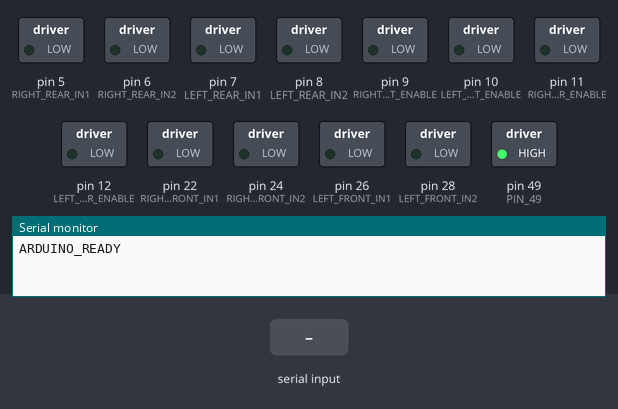
Simulated run of this sketch. Board: Arduino Mega 2560, built with avr-gcc and run on an emulated ATmega2560. Shown: switched loads named in the sketch (green lamp = pin HIGH), the last lines printed to the serial monitor. The inputs (shaded band) are chosen by the test bench.

Above: at 2.2 s.
2.3 s: "FORWARD\n" received over Serial
At 2.6 s:
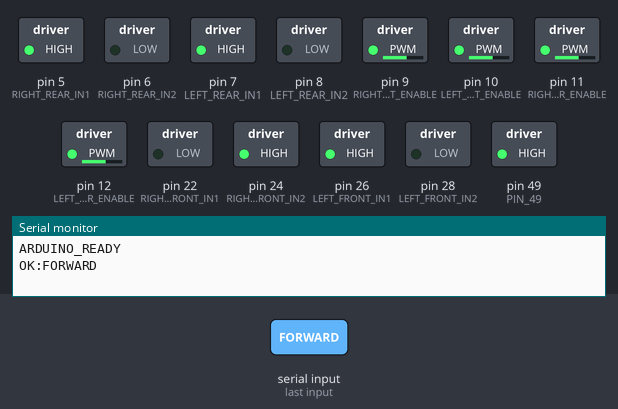
5.3 s: "BACKWARD\n" received over Serial
At 6.1 s:
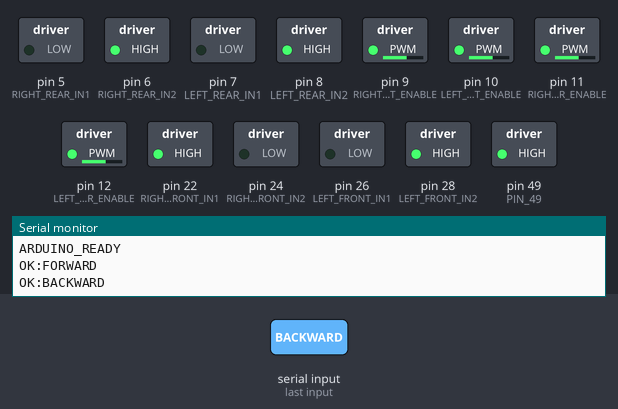
8.3 s: "LEFT\n" received over Serial
At 9.5 s:
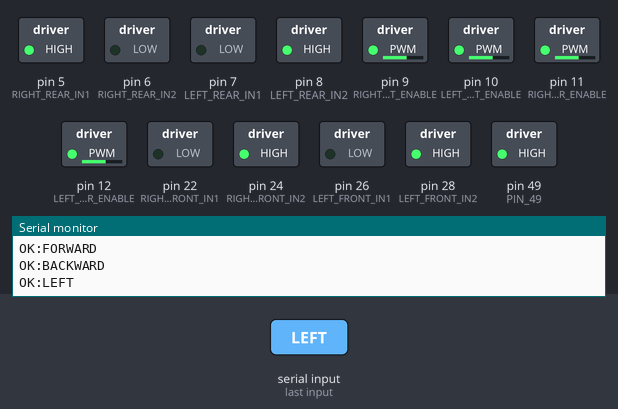
11.3 s: "RIGHT\n" received over Serial
At 11.8 s:
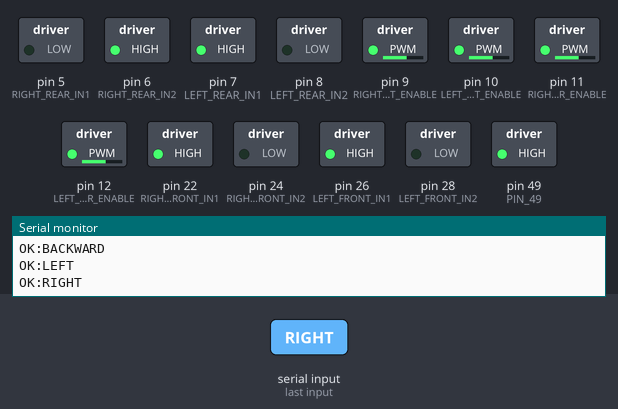
14.3 s: "FWD\n" received over Serial
At 15.2 s:
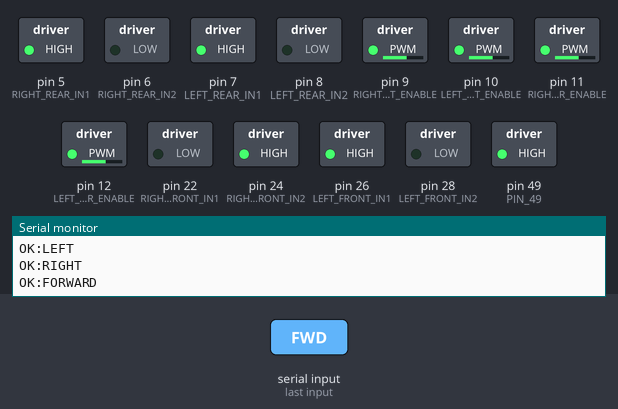
17.3 s: "BWD\n" received over Serial
At 18.7 s:
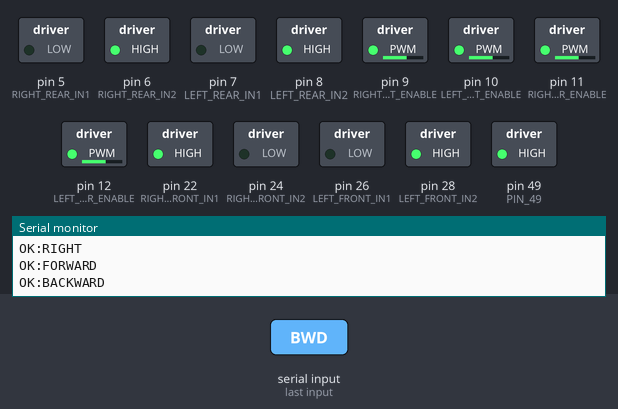
Timing chart, 0 to 20.8 s (numbered marks = the images above; inputs shaded):
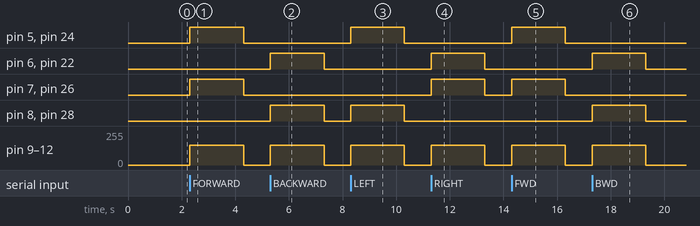

Measured:
- after the input at 2.3 s, pin 5 (RIGHT_REAR_IN1), pin 7 (LEFT_REAR_IN1), pin 24 (RIGHT_FRONT_IN2), pin 26 (LEFT_FRONT_IN1): LOW → HIGH at once, → LOW 2.0 s later; pin 9 (RIGHT_FRONT_ENABLE), pin 10 (LEFT_FRONT_ENABLE), pin 11 (RIGHT_REAR_ENABLE), pin 12 (LEFT_REAR_ENABLE): 0/255 → 150/255 at once, → 0/255 2.0 s later
- after the input at 5.3 s, pin 6 (RIGHT_REAR_IN2), pin 8 (LEFT_REAR_IN2), pin 22 (RIGHT_FRONT_IN1), pin 28 (LEFT_FRONT_IN2): LOW → HIGH at once, → LOW 2.0 s later; pin 9 (RIGHT_FRONT_ENABLE), pin 10 (LEFT_FRONT_ENABLE), pin 11 (RIGHT_REAR_ENABLE), pin 12 (LEFT_REAR_ENABLE): 0/255 → 150/255 at once, → 0/255 2.0 s later
- after the input at 8.3 s, pin 5 (RIGHT_REAR_IN1), pin 8 (LEFT_REAR_IN2), pin 24 (RIGHT_FRONT_IN2), pin 28 (LEFT_FRONT_IN2): LOW → HIGH at once, → LOW 2.0 s later; pin 9 (RIGHT_FRONT_ENABLE), pin 10 (LEFT_FRONT_ENABLE), pin 11 (RIGHT_REAR_ENABLE), pin 12 (LEFT_REAR_ENABLE): 0/255 → 150/255 at once, → 0/255 2.0 s later
- after the input at 11.3 s, pin 6 (RIGHT_REAR_IN2), pin 7 (LEFT_REAR_IN1), pin 22 (RIGHT_FRONT_IN1), pin 26 (LEFT_FRONT_IN1): LOW → HIGH at once, → LOW 2.0 s later; pin 9 (RIGHT_FRONT_ENABLE), pin 10 (LEFT_FRONT_ENABLE), pin 11 (RIGHT_REAR_ENABLE), pin 12 (LEFT_REAR_ENABLE): 0/255 → 150/255 at once, → 0/255 2.0 s later
- after the input at 14.3 s, pin 5 (RIGHT_REAR_IN1), pin 7 (LEFT_REAR_IN1), pin 24 (RIGHT_FRONT_IN2), pin 26 (LEFT_FRONT_IN1): LOW → HIGH at once, → LOW 2.0 s later; pin 9 (RIGHT_FRONT_ENABLE), pin 10 (LEFT_FRONT_ENABLE), pin 11 (RIGHT_REAR_ENABLE), pin 12 (LEFT_REAR_ENABLE): 0/255 → 150/255 at once, → 0/255 2.0 s later
- after the input at 17.3 s, pin 6 (RIGHT_REAR_IN2), pin 8 (LEFT_REAR_IN2), pin 22 (RIGHT_FRONT_IN1), pin 28 (LEFT_FRONT_IN2): LOW → HIGH at once, → LOW 2.0 s later; pin 9 (RIGHT_FRONT_ENABLE), pin 10 (LEFT_FRONT_ENABLE), pin 11 (RIGHT_REAR_ENABLE), pin 12 (LEFT_REAR_ENABLE): 0/255 → 150/255 at once, → 0/255 2.0 s later

The sketch:

arduino_motor.ino
```cpp
/*
 * Police Robot Dog - Arduino Motor Control
 * OSOYOO FlexiRover Configuration
 * Arduino Mega 2560
 *
 * Receives serial commands from Raspberry Pi and controls motors
 * Commands: FORWARD, BACKWARD, LEFT, RIGHT, STOP
 *
 * Motor Setup (OSOYOO FlexiRover):
 * - 4 DC motors (Left Front, Right Front, Left Rear, Right Rear)
 * - Each motor uses: Direction pins (IN1, IN2), PWM pin (ENABLE)
 */

// Motor pin definitions (OSOYOO FlexiRover)
const int LEFT_FRONT_ENABLE = 10;   // PWM pin
const int LEFT_FRONT_IN1 = 26;       // Direction pin 1
const int LEFT_FRONT_IN2 = 28;       // Direction pin 2

const int RIGHT_FRONT_ENABLE = 9;   // PWM pin
const int RIGHT_FRONT_IN1 = 22;     // Direction pin 1
const int RIGHT_FRONT_IN2 = 24;     // Direction pin 2

const int LEFT_REAR_ENABLE = 12;    // PWM pin
const int LEFT_REAR_IN1 = 7;        // Direction pin 1
const int LEFT_REAR_IN2 = 8;        // Direction pin 2

const int RIGHT_REAR_ENABLE = 11;   // PWM pin
const int RIGHT_REAR_IN1 = 5;       // Direction pin 1
const int RIGHT_REAR_IN2 = 6;       // Direction pin 2

// Special pin
const int PIN_49 = 49;

// Motor speed (PWM: 0-255)
const int MOTOR_SPEED = 150;  // Adjust speed here (0-255)

// Failsafe: stop motors if no command received within this time (milliseconds)
const unsigned long FAILSAFE_TIMEOUT = 2000;  // 2 seconds
unsigned long lastCommandTime = 0;

// Serial command buffer
String commandBuffer = "";
const int MAX_COMMAND_LENGTH = 50;

void setup() {
  // Initialize serial communication
  Serial.begin(9600);
  Serial.setTimeout(100);  // 100ms timeout for reading

  // Set pin 49 HIGH (5V output)
  pinMode(PIN_49, OUTPUT);
  digitalWrite(PIN_49, HIGH);

  // Initialize motor pins as outputs
  pinMode(LEFT_FRONT_ENABLE, OUTPUT);
  pinMode(LEFT_FRONT_IN1, OUTPUT);
  pinMode(LEFT_FRONT_IN2, OUTPUT);

  pinMode(RIGHT_FRONT_ENABLE, OUTPUT);
  pinMode(RIGHT_FRONT_IN1, OUTPUT);
  pinMode(RIGHT_FRONT_IN2, OUTPUT);

  pinMode(LEFT_REAR_ENABLE, OUTPUT);
  pinMode(LEFT_REAR_IN1, OUTPUT);
  pinMode(LEFT_REAR_IN2, OUTPUT);

  pinMode(RIGHT_REAR_ENABLE, OUTPUT);
  pinMode(RIGHT_REAR_IN1, OUTPUT);
  pinMode(RIGHT_REAR_IN2, OUTPUT);

  // Start with motors stopped
  stopAllMotors();

  // Initialize command time
  lastCommandTime = millis();

  // Send ready signal
  Serial.println("ARDUINO_READY");

  delay(1000);
}

void loop() {
  // Check for serial commands
  if (Serial.available() > 0) {
    String command = Serial.readStringUntil('\n');
    command.trim();  // Remove whitespace
    command.toUpperCase();  // Convert to uppercase

    if (command.length() > 0 && command.length() < MAX_COMMAND_LENGTH) {
      processCommand(command);
      lastCommandTime = millis();  // Update last command time
    }
  }

  // Failsafe: stop motors if no command received for too long
  if (millis() - lastCommandTime > FAILSAFE_TIMEOUT) {
    stopAllMotors();
    // Optionally send status back
    // Serial.println("FAILSAFE_ACTIVATED");
  }
}

void processCommand(String command) {
  // Process movement commands
  if (command == "FORWARD" || command == "FWD") {
    moveForward();
    Serial.println("OK:FORWARD");
  }
  else if (command == "BACKWARD" || command == "BWD" || command == "REVERSE") {
    moveBackward();
    Serial.println("OK:BACKWARD");
  }
  else if (command == "LEFT") {
    turnLeft();
    Serial.println("OK:LEFT");
  }
  else if (command == "RIGHT") {
    turnRight();
    Serial.println("OK:RIGHT");
  }
  else if (command == "STOP") {
    stopAllMotors();
    Serial.println("OK:STOP");
  }
  else if (command == "STATUS" || command == "PING") {
    Serial.println("OK:STATUS");
  }
  // Individual motor test commands
  else if (command == "TEST_LF") {
    testMotor(LEFT_FRONT_IN1, LEFT_FRONT_IN2, LEFT_FRONT_ENABLE, "LEFT_FRONT");
  }
  else if (command == "TEST_RF") {
    testMotor(RIGHT_FRONT_IN1, RIGHT_FRONT_IN2, RIGHT_FRONT_ENABLE, "RIGHT_FRONT");
  }
  else if (command == "TEST_LR") {
    testMotor(LEFT_REAR_IN1, LEFT_REAR_IN2, LEFT_REAR_ENABLE, "LEFT_REAR");
  }
  else if (command == "TEST_RR") {
    testMotor(RIGHT_REAR_IN1, RIGHT_REAR_IN2, RIGHT_REAR_ENABLE, "RIGHT_REAR");
  }
  else {
    Serial.print("ERROR:UNKNOWN_COMMAND:");
    Serial.println(command);
  }
}

// Motor control functions
void moveForward() {
  // All motors forward
  // Front Right: forward works (LOW, HIGH)
  setMotor(RIGHT_FRONT_IN1, RIGHT_FRONT_IN2, RIGHT_FRONT_ENABLE, LOW, HIGH, MOTOR_SPEED);
  // Front Left: forward fixed (HIGH, LOW)
  setMotor(LEFT_FRONT_IN1, LEFT_FRONT_IN2, LEFT_FRONT_ENABLE, HIGH, LOW, MOTOR_SPEED);
  // Rear motors: REVERSED (HIGH, LOW)
  setMotor(RIGHT_REAR_IN1, RIGHT_REAR_IN2, RIGHT_REAR_ENABLE, HIGH, LOW, MOTOR_SPEED);
  setMotor(LEFT_REAR_IN1, LEFT_REAR_IN2, LEFT_REAR_ENABLE, HIGH, LOW, MOTOR_SPEED);
}

void moveBackward() {
  // All motors backward
  // Front Right: backward fixed (HIGH, LOW)
  setMotor(RIGHT_FRONT_IN1, RIGHT_FRONT_IN2, RIGHT_FRONT_ENABLE, HIGH, LOW, MOTOR_SPEED);
  // Front Left: backward works (LOW, HIGH)
  setMotor(LEFT_FRONT_IN1, LEFT_FRONT_IN2, LEFT_FRONT_ENABLE, LOW, HIGH, MOTOR_SPEED);
  // Rear motors: REVERSED (LOW, HIGH)
  setMotor(RIGHT_REAR_IN1, RIGHT_REAR_IN2, RIGHT_REAR_ENABLE, LOW, HIGH, MOTOR_SPEED);
  setMotor(LEFT_REAR_IN1, LEFT_REAR_IN2, LEFT_REAR_ENABLE, LOW, HIGH, MOTOR_SPEED);
}

void turnLeft() {
  // Left motors backward, right motors forward (pivot turn)
  // Front Right: forward (LOW, HIGH)
  setMotor(RIGHT_FRONT_IN1, RIGHT_FRONT_IN2, RIGHT_FRONT_ENABLE, LOW, HIGH, MOTOR_SPEED);
  // Front Left: backward (LOW, HIGH)
  setMotor(LEFT_FRONT_IN1, LEFT_FRONT_IN2, LEFT_FRONT_ENABLE, LOW, HIGH, MOTOR_SPEED);
  // Rear Right: forward (HIGH, LOW - reversed)
  setMotor(RIGHT_REAR_IN1, RIGHT_REAR_IN2, RIGHT_REAR_ENABLE, HIGH, LOW, MOTOR_SPEED);
  // Rear Left: backward (LOW, HIGH - reversed)
  setMotor(LEFT_REAR_IN1, LEFT_REAR_IN2, LEFT_REAR_ENABLE, LOW, HIGH, MOTOR_SPEED);
}

void turnRight() {
  // Right motors backward, left motors forward (pivot turn)
  // Front Right: backward (HIGH, LOW - reversed)
  setMotor(RIGHT_FRONT_IN1, RIGHT_FRONT_IN2, RIGHT_FRONT_ENABLE, HIGH, LOW, MOTOR_SPEED);
  // Front Left: forward (HIGH, LOW - reversed)
  setMotor(LEFT_FRONT_IN1, LEFT_FRONT_IN2, LEFT_FRONT_ENABLE, HIGH, LOW, MOTOR_SPEED);
  // Rear Right: backward (LOW, HIGH - reversed)
  setMotor(RIGHT_REAR_IN1, RIGHT_REAR_IN2, RIGHT_REAR_ENABLE, LOW, HIGH, MOTOR_SPEED);
  // Rear Left: forward (HIGH, LOW - reversed)
  setMotor(LEFT_REAR_IN1, LEFT_REAR_IN2, LEFT_REAR_ENABLE, HIGH, LOW, MOTOR_SPEED);
}

void stopAllMotors() {
  // Stop all motors
  setMotor(LEFT_FRONT_IN1, LEFT_FRONT_IN2, LEFT_FRONT_ENABLE, LOW, LOW, 0);
  setMotor(RIGHT_FRONT_IN1, RIGHT_FRONT_IN2, RIGHT_FRONT_ENABLE, LOW, LOW, 0);
  setMotor(LEFT_REAR_IN1, LEFT_REAR_IN2, LEFT_REAR_ENABLE, LOW, LOW, 0);
  setMotor(RIGHT_REAR_IN1, RIGHT_REAR_IN2, RIGHT_REAR_ENABLE, LOW, LOW, 0);
}

// Helper function to control a single motor
// in1, in2: direction pins, enable: PWM speed pin
// dir1, dir2: HIGH/LOW for direction, speed: 0-255 PWM value
void setMotor(int in1, int in2, int enable, int dir1, int dir2, int speed) {
  digitalWrite(in1, dir1);
  digitalWrite(in2, dir2);
  analogWrite(enable, speed);
}

// Test function for individual motors
void testMotor(int in1, int in2, int enable, String motorName) {
  Serial.print("Testing ");
  Serial.print(motorName);
  Serial.print(" (IN1=");
  Serial.print(in1);
  Serial.print(", IN2=");
  Serial.print(in2);
  Serial.print(", ENA=");
  Serial.print(enable);
  Serial.println(")");

  // Move forward for 1 second
  setMotor(in1, in2, enable, HIGH, LOW, MOTOR_SPEED);
  delay(1000);

  // Stop
  setMotor(in1, in2, enable, LOW, LOW, 0);
  delay(500);

  // Move backward for 1 second
  setMotor(in1, in2, enable, LOW, HIGH, MOTOR_SPEED);
  delay(1000);

  // Stop
  setMotor(in1, in2, enable, LOW, LOW, 0);

  Serial.print("OK:");
  Serial.println(motorName);
}
```
